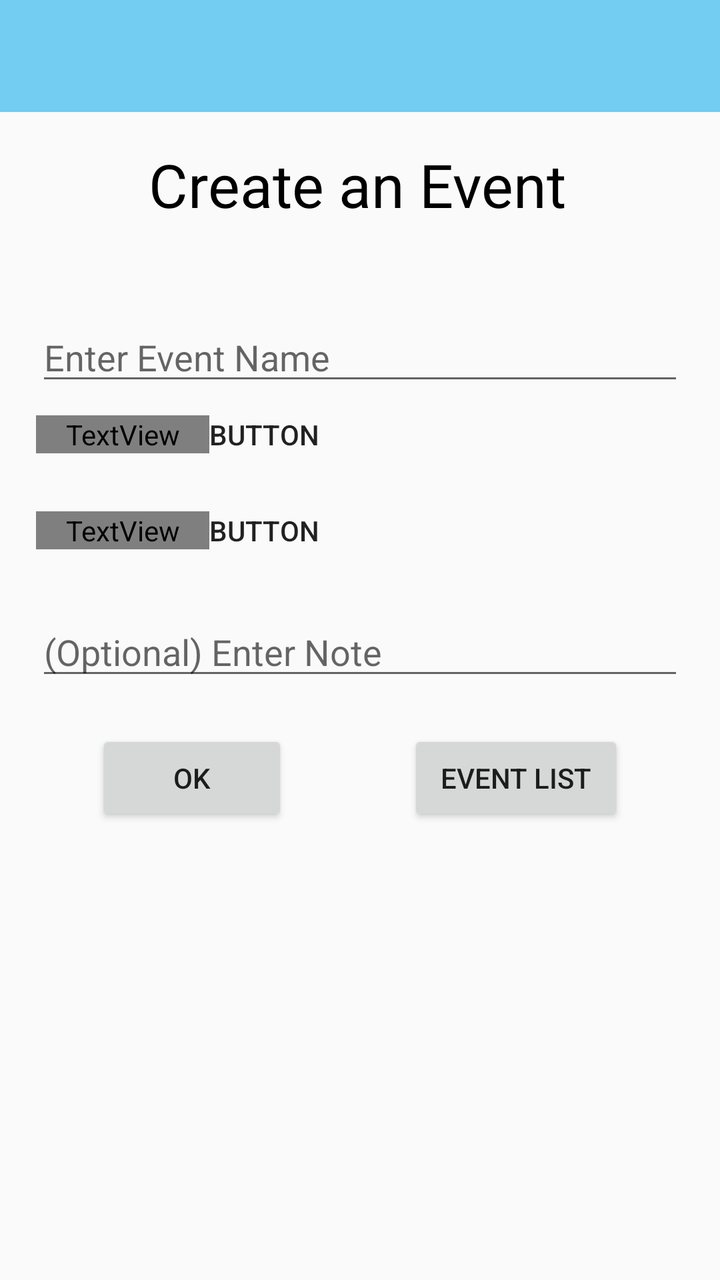
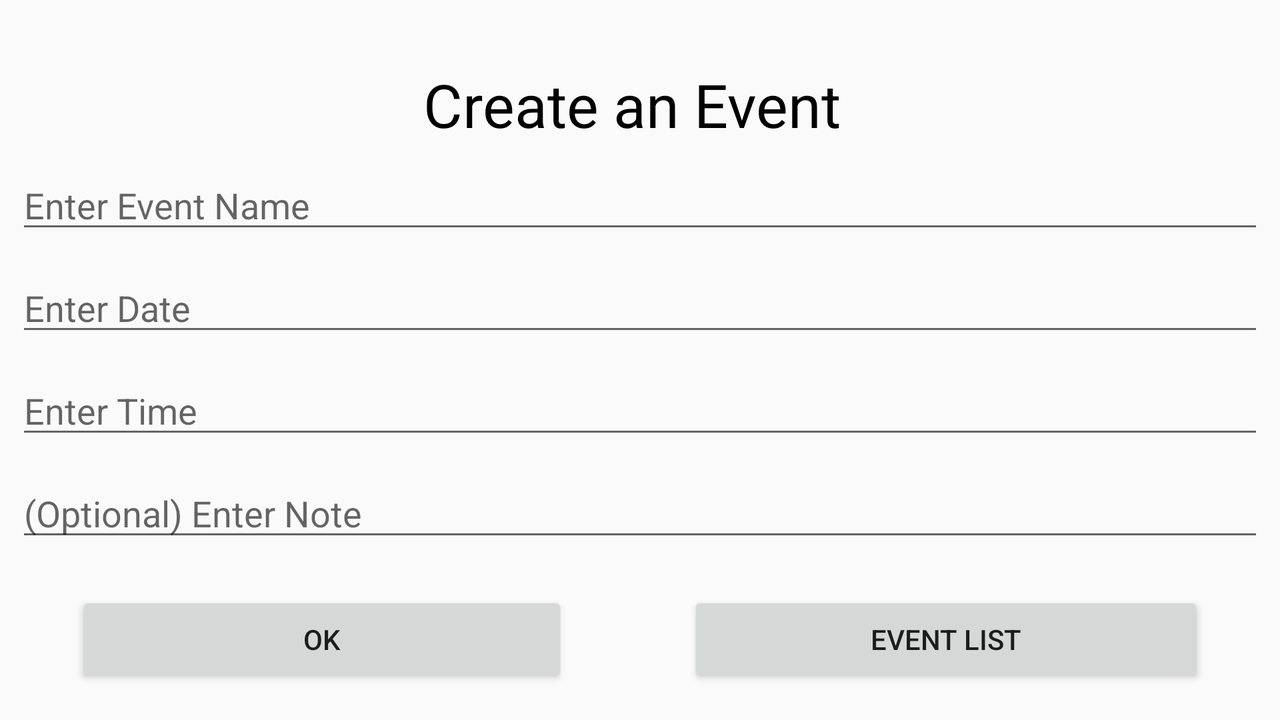

Two renders of one Android screen. The first uses the default layout on a phone; the second uses the alternative layout the repository ships for a different screen configuration, on a matching device. The two XML files are below.
<!-- AndroidManifest.xml: application theme AppTheme -->
<!-- res/layout/activity_event_create.xml -->
<?xml version="1.0" encoding="utf-8"?>
<android.support.constraint.ConstraintLayout xmlns:android="http://schemas.android.com/apk/res/android"
    xmlns:app="http://schemas.android.com/apk/res-auto"
    xmlns:tools="http://schemas.android.com/tools"
    android:id="@+id/constraintLayout"
    android:layout_width="match_parent"
    android:layout_height="match_parent"
    tools:context=".EventCreateActivity">

    <android.support.v7.widget.Toolbar
        android:id="@+id/toolbar"
        android:layout_width="match_parent"
        android:layout_height="wrap_content"
        android:background="@color/colorPrimary"
        tools:ignore="MissingConstraints" />

    <android.support.constraint.ConstraintLayout
        android:id="@+id/CreateEvent"
        android:layout_width="match_parent"
        android:layout_height="match_parent">

        <TextView
            android:id="@+id/textView"
            android:layout_width="wrap_content"
            android:layout_height="wrap_content"
            android:layout_marginTop="72dp"
            android:layout_marginEnd="8dp"
            android:layout_marginRight="8dp"
            android:text="Create an Event"
            android:textColor="@android:color/black"
            android:textSize="30sp"
            app:layout_constraintEnd_toEndOf="parent"
            app:layout_constraintHorizontal_bias="0.52"
            app:layout_constraintStart_toStartOf="parent"
            app:layout_constraintTop_toTopOf="parent" />

        <LinearLayout
            android:id="@+id/linearLayout"
            android:layout_width="0dp"
            android:layout_height="300dp"
            android:layout_marginStart="8dp"
            android:layout_marginLeft="8dp"
            android:layout_marginTop="44dp"
            android:layout_marginEnd="8dp"
            android:layout_marginRight="8dp"
            android:orientation="vertical"
            android:paddingLeft="10dp"
            android:paddingRight="10dp"
            app:layout_constraintEnd_toEndOf="parent"
            app:layout_constraintHorizontal_bias="0.0"
            app:layout_constraintStart_toStartOf="parent"
            app:layout_constraintTop_toBottomOf="@+id/textView">

            <EditText
                android:id="@+id/eventName"
                android:layout_width="match_parent"
                android:layout_height="wrap_content"
                android:layout_marginBottom="10dp"
                android:ems="10"
                android:hint="Enter Event Name"
                android:inputType="textPersonName" />

            <LinearLayout
                android:layout_width="match_parent"
                android:layout_height="wrap_content"
                android:orientation="horizontal">

                <TextView
                    android:id="@+id/dateText"
                    android:layout_width="wrap_content"
                    android:layout_height="wrap_content"
                    android:layout_weight="1"
                    android:text="Date"
                    android:textColor="@color/common_google_signin_btn_text_dark_focused"
                    android:textSize="18sp" />

                <Button
                    android:id="@+id/dateButton"
                    android:layout_width="wrap_content"
                    android:layout_height="wrap_content"
                    android:layout_weight="5"
                    android:background="@android:color/transparent"
                    android:gravity="left"
                    android:text="Button"
                    android:textSize="14sp" />
            </LinearLayout>

            <LinearLayout
                android:layout_width="match_parent"
                android:layout_height="wrap_content"
                android:orientation="horizontal">

                <TextView
                    android:id="@+id/timeText"
                    android:layout_width="wrap_content"
                    android:layout_height="wrap_content"
                    android:layout_weight="1"
                    android:text="Time"
                    android:textColor="@color/common_google_signin_btn_text_dark_focused"
                    android:textSize="18sp" />

                <Button
                    android:id="@+id/timeButton"
                    android:layout_width="wrap_content"
                    android:layout_height="wrap_content"
                    android:layout_weight="5"
                    android:background="@android:color/transparent"
                    android:gravity="left"
                    android:text="Button"
                    android:textSize="14sp" />
            </LinearLayout>

            <EditText
                android:id="@+id/eventNote"
                android:layout_width="match_parent"
                android:layout_height="wrap_content"
                android:layout_marginBottom="10dp"
                android:ems="10"
                android:hint="(Optional) Enter Note"
                android:inputType="textPersonName" />

            <LinearLayout
                android:layout_width="match_parent"
                android:layout_height="wrap_content"
                android:layout_marginTop="10dp"
                android:orientation="horizontal">

                <Button
                    android:id="@+id/firebase_btn"
                    android:layout_width="wrap_content"
                    android:layout_height="wrap_content"
                    android:layout_marginLeft="30dp"
                    android:layout_marginRight="30dp"
                    android:layout_weight="1"
                    android:text="Ok" />

                <Button
                    android:id="@+id/button2"
                    android:layout_width="wrap_content"
                    android:layout_height="wrap_content"
                    android:layout_marginLeft="30dp"
                    android:layout_marginRight="30dp"
                    android:layout_weight="1"
                    android:onClick="toEventListActivity"
                    android:text="Event List" />
            </LinearLayout>
        </LinearLayout>
    </android.support.constraint.ConstraintLayout>

</android.support.constraint.ConstraintLayout>
<!-- resources referenced by this layout -->
<resources>
  <color name="colorPrimary">#73CCF1</color>
  <style name="AppTheme" parent="Theme.AppCompat.Light.DarkActionBar">
          
          <item name="colorPrimary">@color/colorPrimary</item>
          <item name="colorPrimaryDark">@color/colorPrimaryDark</item>
          <item name="colorAccent">@color/colorPrimaryDark</item>
          <item name="windowActionBar">true</item>
          <item name="windowNoTitle">true</item>
      </style>
  <color name="colorPrimaryDark">#2272B8</color>
</resources>
<!-- res/layout-land/activity_event_create.xml (the repository's variant of the layout above) -->
<!-- drawn on the phone turned sideways -->
<?xml version="1.0" encoding="utf-8"?>
<android.support.constraint.ConstraintLayout xmlns:android="http://schemas.android.com/apk/res/android"
    xmlns:app="http://schemas.android.com/apk/res-auto"
    xmlns:tools="http://schemas.android.com/tools"
    android:layout_width="match_parent"
    android:layout_height="match_parent"
    tools:context=".EventCreateActivity">

    <android.support.constraint.ConstraintLayout
        android:id="@+id/CreateEvent"
        android:layout_width="match_parent"
        android:layout_height="match_parent">

        <TextView
            android:id="@+id/textView"
            android:layout_width="wrap_content"
            android:layout_height="wrap_content"
            android:layout_marginTop="32dp"
            android:layout_marginEnd="8dp"
            android:layout_marginRight="8dp"
            android:text="Create an Event"
            android:textColor="@android:color/black"
            android:textSize="30sp"
            app:layout_constraintEnd_toEndOf="parent"
            app:layout_constraintStart_toStartOf="parent"
            app:layout_constraintTop_toTopOf="parent" />

        <LinearLayout
            android:id="@+id/linearLayout"
            android:layout_width="0dp"
            android:layout_height="0dp"
            android:layout_marginStart="8dp"
            android:layout_marginLeft="8dp"
            android:layout_marginTop="8dp"
            android:layout_marginEnd="8dp"
            android:layout_marginRight="8dp"
            android:layout_marginBottom="8dp"
            android:fadeScrollbars="false"
            android:isScrollContainer="false"
            android:orientation="vertical"
            android:scrollbars="horizontal|vertical"
            app:layout_constraintBottom_toBottomOf="parent"
            app:layout_constraintEnd_toEndOf="parent"
            app:layout_constraintStart_toStartOf="parent"
            app:layout_constraintTop_toBottomOf="@+id/textView">

            <EditText
                android:id="@+id/eventName"
                android:layout_width="match_parent"
                android:layout_height="wrap_content"
                android:layout_marginBottom="10dp"
                android:ems="10"
                android:hint="Enter Event Name"
                android:inputType="textPersonName" />

            <EditText
                android:id="@+id/eventDate"
                android:layout_width="match_parent"
                android:layout_height="wrap_content"
                android:layout_marginBottom="10dp"
                android:ems="10"
                android:hint="Enter Date"
                android:inputType="date" />

            <EditText
                android:id="@+id/eventTime"
                android:layout_width="match_parent"
                android:layout_height="wrap_content"
                android:layout_marginBottom="10dp"
                android:ems="10"
                android:hint="Enter Time"
                android:inputType="time" />

            <EditText
                android:id="@+id/eventNote"
                android:layout_width="match_parent"
                android:layout_height="wrap_content"
                android:layout_marginBottom="10dp"
                android:ems="10"
                android:hint="(Optional) Enter Note"
                android:inputType="textPersonName" />

            <LinearLayout
                android:layout_width="match_parent"
                android:layout_height="wrap_content"
                android:layout_marginTop="10dp"
                android:orientation="horizontal">

                <Button
                    android:id="@+id/firebase_btn"
                    android:layout_width="wrap_content"
                    android:layout_height="wrap_content"
                    android:layout_marginLeft="30dp"
                    android:layout_marginRight="30dp"
                    android:layout_weight="1"
                    android:text="Ok" />

                <Button
                    android:id="@+id/button2"
                    android:layout_width="wrap_content"
                    android:layout_height="wrap_content"
                    android:layout_marginLeft="30dp"
                    android:layout_marginRight="30dp"
                    android:layout_weight="1"
                    android:onClick="toEventListActivity"
                    android:text="Event List" />
            </LinearLayout>
        </LinearLayout>
    </android.support.constraint.ConstraintLayout>

</android.support.constraint.ConstraintLayout>
<!-- resources referenced by the variant -->
<!-- as the phone turned sideways resolves them -->
<resources>
  <style name="AppTheme" parent="Theme.AppCompat.Light.DarkActionBar">
          
          <item name="colorPrimary">@color/colorPrimary</item>
          <item name="colorPrimaryDark">@color/colorPrimaryDark</item>
          <item name="colorAccent">@color/colorPrimaryDark</item>
          <item name="windowActionBar">true</item>
          <item name="windowNoTitle">true</item>
      </style>
  <color name="colorPrimary">#73CCF1</color>
  <color name="colorPrimaryDark">#2272B8</color>
</resources>
